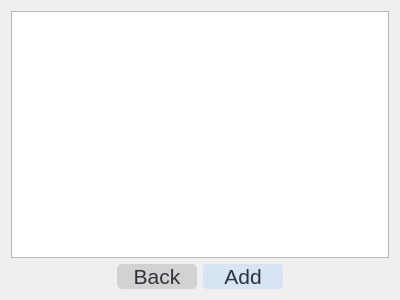
<?xml version="1.0" encoding="UTF-8"?>
<ui version="4.0">
 <class>Form</class>
 <widget class="QWidget" name="Form">
  <property name="geometry">
   <rect>
    <x>0</x>
    <y>0</y>
    <width>400</width>
    <height>300</height>
   </rect>
  </property>
  <property name="windowTitle">
   <string>Form</string>
  </property>
  <layout class="QVBoxLayout" name="verticalLayout">
   <item>
    <widget class="QListView" name="optionslist">
     <property name="editTriggers">
      <set>QAbstractItemView::NoEditTriggers</set>
     </property>
    </widget>
   </item>
   <item>
    <layout class="QHBoxLayout" name="horizontalLayout">
     <item>
      <spacer name="horizontalSpacer_2">
       <property name="orientation">
        <enum>Qt::Horizontal</enum>
       </property>
       <property name="sizeHint" stdset="0">
        <size>
         <width>40</width>
         <height>20</height>
        </size>
       </property>
      </spacer>
     </item>
     <item>
      <widget class="QPushButton" name="backbutton">
       <property name="sizePolicy">
        <sizepolicy hsizetype="Minimum" vsizetype="Minimum">
         <horstretch>0</horstretch>
         <verstretch>0</verstretch>
        </sizepolicy>
       </property>
       <property name="minimumSize">
        <size>
         <width>80</width>
         <height>20</height>
        </size>
       </property>
       <property name="styleSheet">
        <string notr="true">border-radius:5px;background-color:rgb(210, 210, 210);
font: 16pt;color:rgb(47, 50, 58);</string>
       </property>
       <property name="text">
        <string>Back</string>
       </property>
      </widget>
     </item>
     <item>
      <widget class="QPushButton" name="addbutton">
       <property name="sizePolicy">
        <sizepolicy hsizetype="Minimum" vsizetype="Fixed">
         <horstretch>0</horstretch>
         <verstretch>0</verstretch>
        </sizepolicy>
       </property>
       <property name="minimumSize">
        <size>
         <width>80</width>
         <height>20</height>
        </size>
       </property>
       <property name="styleSheet">
        <string notr="true">border-radius:3px;background-color:rgb(214, 228, 243);
font: 16pt;color:rgb(47, 50, 58)</string>
       </property>
       <property name="text">
        <string>Add</string>
       </property>
      </widget>
     </item>
     <item>
      <spacer name="horizontalSpacer">
       <property name="orientation">
        <enum>Qt::Horizontal</enum>
       </property>
       <property name="sizeHint" stdset="0">
        <size>
         <width>40</width>
         <height>20</height>
        </size>
       </property>
      </spacer>
     </item>
    </layout>
   </item>
  </layout>
 </widget>
 <resources/>
 <connections/>
</ui>
